Frame 1 (no input): blank canvas, image omitted
Frame 60 (the mouse pressed at the canvas centre just before this capture): blank canvas, image omitted
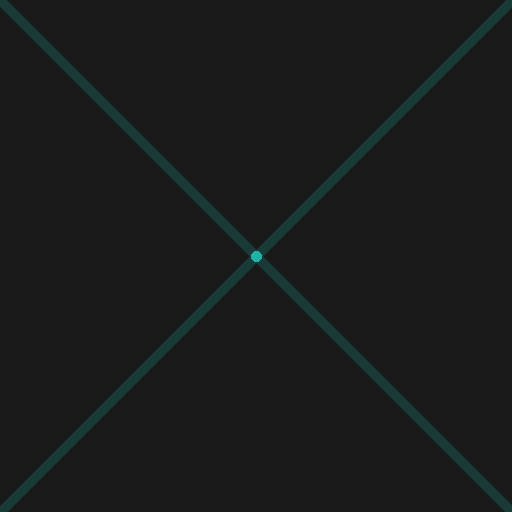
Frame 120 (the mouse held since frame 60 and released just before this capture)

The Processing sketch whose frames 1 and 60 were blank and that drew this single picture after the mouse press (run headless with seeded random() and noise(); from frame 60 on, the mouse is pressed at the canvas centre):

// Processing sketch: interaction0
// ── interaction0.pde
float seed, x1, x2, y1, y2;

void setup() {
    size(512, 512);
    seed = random(10);
    x1 = noise(seed + 2) * width;
    y1 = noise(seed + 4) * height;
    x2 = noise(seed + 6) * width;
    y2 = noise(seed + 8) * height;
    background(51);
}

void draw() {
    noStroke();
    fill(5, 5); //set fill to very transparent balck

    rect(0, 0, width, height); 

    strokeWeight(10);
    float rMultiply = map(mouseX, 0, width, 1.3, 2.5);
    float gMultiply = map(mouseX, 0, width, 0, 2);
    stroke(17*rMultiply, 177*gMultiply, 167);

    x1 = pmouseX;
    y1 = pmouseY;
    x2 = mouseX;
    y2 = mouseY;

    // x1 = x2;
    // y1 = y2;

    // x2 = noise(seed) * width;
    // y2 = noise(seed + 2) * height;

    // seed += 0.05;

    line(x1, y1, x2, y2);
    line(width - x1, y1, width - x2, y2);
    line(width - x1, height -y1, width - x2, height - y2);
    line(x1, height - y1, x2, height - y2);
}
